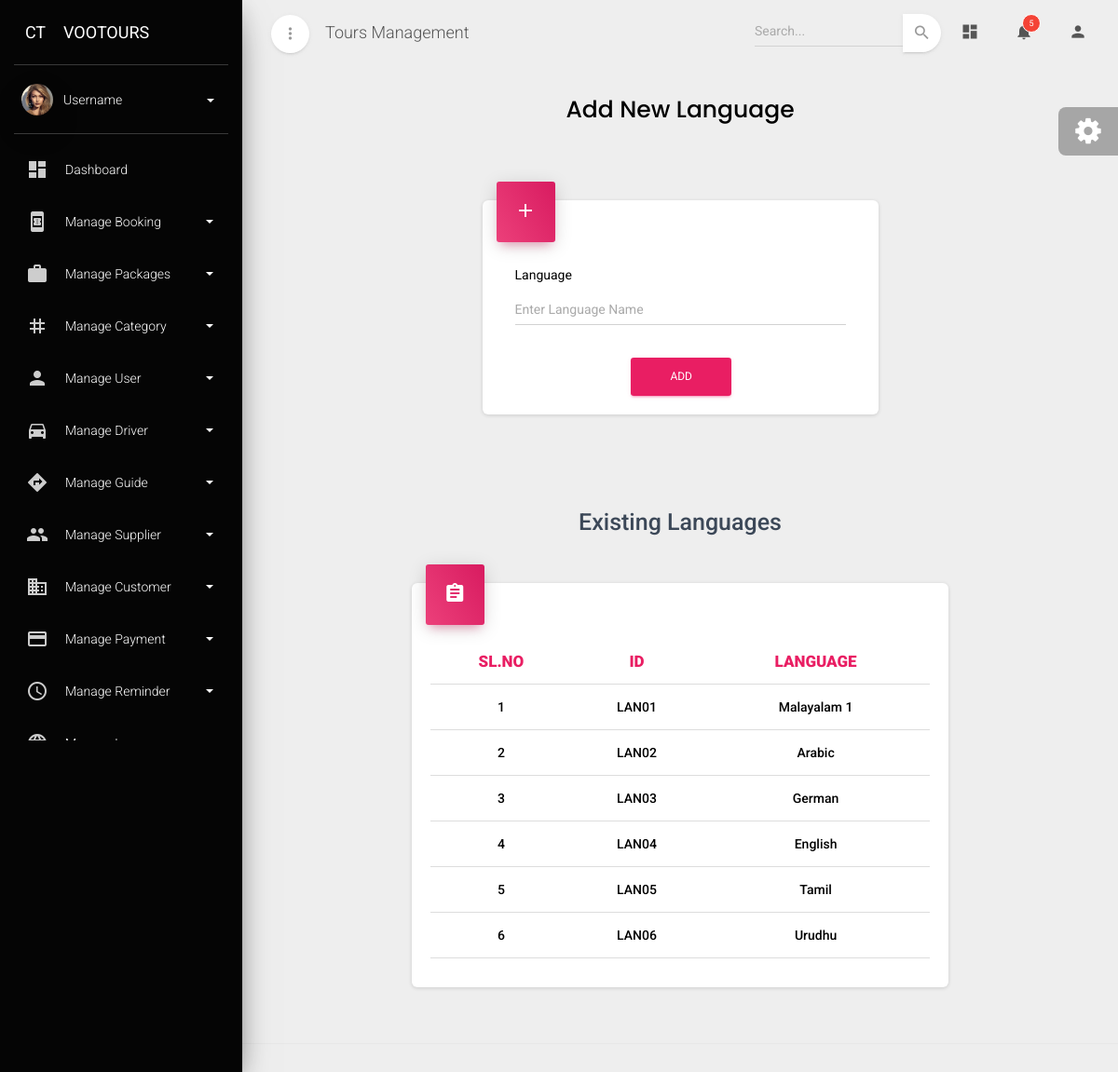
The page /addlanguage on the database its author committed.
### admin_dashboard/models.py (models this page shows, shortened)
class Language(models.Model):
    language_id = models.CharField(max_length=10, primary_key=True, editable=False)
    language_name = models.CharField(max_length=100,unique=True)

### admin_dashboard/views.py (the view)
# urls.py: path('addlanguage',addlanguage_view,name="add_language"),
def addlanguage_view(request):
    try:
        if request.method == 'POST':
            form = Languages_form(request.POST)
            if form.is_valid():
                form.save()
                languages = Language.objects.all().values('language_id', 'language_name')
                language_list = list(languages)
                return JsonResponse({'success': True, 'languages': language_list})
            else:
                return JsonResponse({'success': False, 'errors': form.errors})
        else:
            form = Languages_form()
            languages = Language.objects.all()
        return render(request, 'addlanguage.html', {'form': form, 'data': languages})
    except Exception as e:
        return JsonResponse({'success': False, 'error': str(e)}, status=500)

### admin_dashboard/forms.py
class Languages_form(forms.ModelForm):
    class Meta:
        model=Language
        fields='__all__'
        widgets = {
                'language_name': forms.TextInput(attrs={
                    'class': 'form-control',
                    'placeholder':'Enter Language Name'
                }),
        }

### admin_dashboard/templates/addlanguage.html (shortened to what this page needs)
{% extends "base.html" %}
{% block content %}
<div class="content">
    <div class="container-fluid">
        <div class="row text-center">
            <h3 class="font-weight-bold" style="font-family:poppins,serif;color:#000;">Add New Language</h3>
        </div>
        <div class="row mt-4">
            <div class="col-3"></div>
            <div class="col-lg-6 col-md-12 col-md-12 pt-3 text-black">
                <div class="card">
                    <div class="card-header card-header-rose card-header-icon">
                        <div class="card-icon">
                            <i class="material-icons">add</i>
                        </div>
                    </div>
                    <div class="card-body">
                        <form class="form-horizontal text-black" enctype="multipart/form-data" action="{% url 'add_language' %}" method="post" id="lang-form">
                            <div class="text-black align-items-center">
                                <div class="col-md-12">
                                    <div class="form-group">
                                        <label for="exampleEmail" class="bmd-label-floating text-bold text-black">Language</label>
                                        {{ form.language_name }}
                                    </div>
                                </div>
                            </div>
                            <div class="row">
                                <div class="col-4"></div>
                                <div class="col-lg-4 col-md-4 col-12">
                                    <button class="btn btn-square btn-rose w-100 mt-4" type="submit">ADD</button>
                                </div>
                                <div class="col-4"></div>
                            </div>
                        </form>
                    </div>
                </div>
            </div>
            <div class="col-3"></div>
            <div class="container mt-5">
                <div class="row">
                    <div class="col-2"></div>
                    <div class="col-lg-8 col-md-12 col-md-12">
                        <h3 class="card-title text-center mb-5" style="font-weight: 500;">Existing Languages</h3>
                        <div class="card">
                            <div class="card-header card-header-rose card-header-icon">
                                <div class="card-icon">
                                    <i class="material-icons">assignment</i>
                                </div>
                            </div>
                            <div class="card-body">
                                <div class="table-responsive">
                                    <table class="table" id="language-table">
                                        <thead>
                                            <tr>
                                                <th class="text-center text-rose" style="font-weight: 900;">SL.NO</th>
                                                <th class="text-center text-rose" style="font-weight: 900;">ID</th>
                                                <th class="text-center text-rose" style="font-weight: 900;">LANGUAGE</th>
                                            </tr>
                                        </thead>
                                        <tbody>
                                            {% for i in data %}
                                                <tr>
                                                    <td class="text-center" style="font-weight: 500;">{{ forloop.counter }}</td>
                                                    <td class="text-center text-capitalize" style="font-weight: 500;">{{ i.language_id }}</td>
                                                    <td class="text-center text-capitalize" style="font-weight: 500;">{{ i.language_name }}</td>
                                                </tr>
                                            {% endfor %}
                                        </tbody>
                                    </table>
                                </div>
                            </div>
                        </div>
                    </div>
                    <div class="col-2"></div>
                </div>
            </div>
        </div>
    </div>
</div>
{% endblock content %}

### rows shown on the page
Language: language_id "LAN01", language_name "Malayalam 1"
Language: language_id "LAN02", language_name "Arabic"
Language: language_id "LAN03", language_name "German"
Language: language_id "LAN04", language_name "English"
Language: language_id "LAN05", language_name "Tamil"
Language: language_id "LAN06", language_name "Urudhu"
